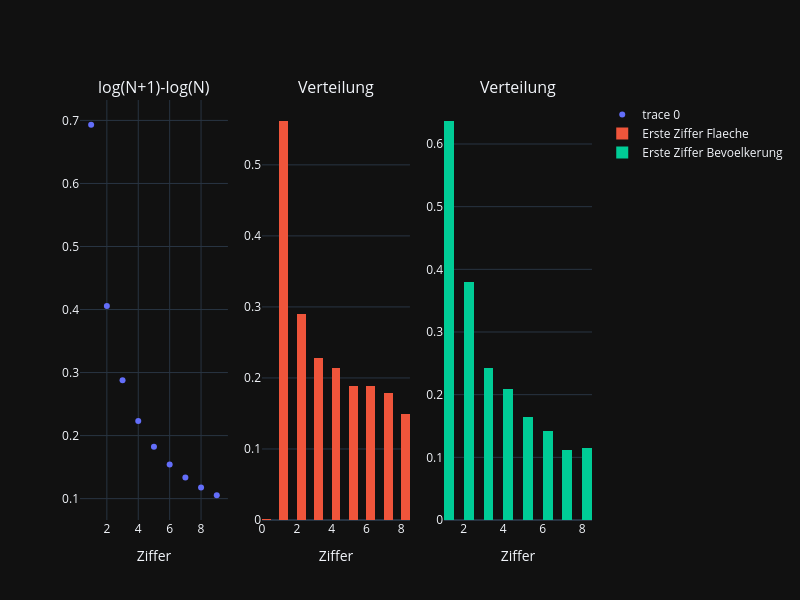

Notebook code cell kept with this figure:
### Code cell
# =============================================================================
# # Plots 
# =============================================================================
fig1 = make_subplots(rows=1, cols=3, subplot_titles=("log(N+1)-log(N)", "Verteilung", "Verteilung"))

# Scatterplot manuell hinzufügen
fig1.add_trace(
    go.Scatter(x=N["x"], y=N["Benford"], mode='markers'),
    row=1, col=1
)

fig1.add_trace(
    go.Histogram(x=staedte["1_Flaeche"], histnorm="probability density", name='Erste Ziffer Flaeche', xbins=dict(start=0, end=9, size=.5)),
    row=1, col=2
)
fig1.add_trace(
    go.Histogram(x=staedte["1_Bevoelkerung"], histnorm="probability density", name='Erste Ziffer Bevoelkerung', xbins=dict(start=0, end=9, size=.5)),
    row=1, col=3
)

fig1.update_layout(height=600, width=800, title_text="", xaxis_title_text="Ziffer", yaxis_title_text="")
fig1.update_xaxes(title_text="Ziffer", row=1, col=1)
fig1.update_xaxes(title_text="Ziffer", row=1, col=2)
fig1.update_xaxes(title_text="Ziffer", row=1, col=3)
fig1.show()

### Figure 1 — Plotly figure (JSON) as saved in the notebook; plotly's stock layout.template omitted (floating-point values rounded to 4 significant figures; data arrays with more than 128 entries replaced by an {"elided": "..."} marker saying what was removed)
{"data": [{"mode": "markers", "x": [1, 2, 3, 4, 5, 6, 7, 8, 9], "y": [0.6931, 0.4055, 0.2877, 0.2231, 0.1823, 0.1542, 0.1335, 0.1178, 0.1054], "type": "scatter", "xaxis": "x", "yaxis": "y"}, {"histnorm": "probability density", "name": "Erste Ziffer Flaeche", "x": {"elided": "2058 int values"}, "xbins": {"end": 9, "size": 0.5, "start": 0}, "type": "histogram", "xaxis": "x2", "yaxis": "y2"}, {"histnorm": "probability density", "name": "Erste Ziffer Bevoelkerung", "x": {"elided": "2058 int values"}, "xbins": {"end": 9, "size": 0.5, "start": 0}, "type": "histogram", "xaxis": "x3", "yaxis": "y3"}], "layout": {"xaxis": {"anchor": "y", "domain": [0.0, 0.2889], "title": {"text": "Ziffer"}}, "yaxis": {"anchor": "x", "domain": [0.0, 1.0], "title": {"text": ""}}, "xaxis2": {"anchor": "y2", "domain": [0.3556, 0.6444], "title": {"text": "Ziffer"}}, "yaxis2": {"anchor": "x2", "domain": [0.0, 1.0]}, "xaxis3": {"anchor": "y3", "domain": [0.7111, 1.0], "title": {"text": "Ziffer"}}, "yaxis3": {"anchor": "x3", "domain": [0.0, 1.0]}, "annotations": [{"font": {"size": 16}, "showarrow": false, "text": "log(N+1)-log(N)", "x": 0.1444, "xanchor": "center", "xref": "paper", "y": 1.0, "yanchor": "bottom", "yref": "paper"}, {"font": {"size": 16}, "showarrow": false, "text": "Verteilung", "x": 0.5, "xanchor": "center", "xref": "paper", "y": 1.0, "yanchor": "bottom", "yref": "paper"}, {"font": {"size": 16}, "showarrow": false, "text": "Verteilung", "x": 0.8556, "xanchor": "center", "xref": "paper", "y": 1.0, "yanchor": "bottom", "yref": "paper"}], "title": {"text": ""}, "height": 600, "width": 800}}
